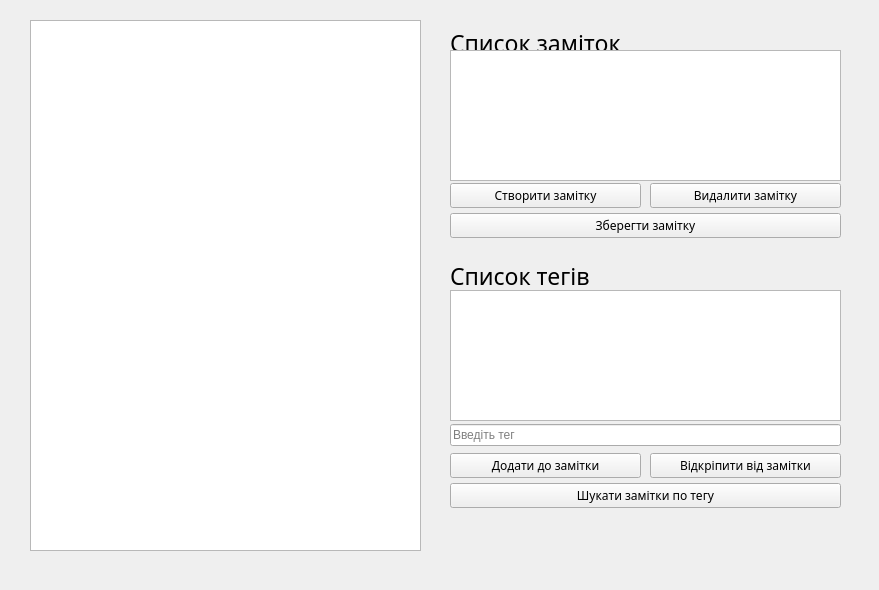
<?xml version="1.0" encoding="UTF-8"?>
<ui version="4.0">
 <class>MainWindow</class>
 <widget class="QMainWindow" name="MainWindow">
  <property name="geometry">
   <rect>
    <x>0</x>
    <y>0</y>
    <width>879</width>
    <height>590</height>
   </rect>
  </property>
  <property name="windowTitle">
   <string>SmartNotes</string>
  </property>
  <property name="autoFillBackground">
   <bool>false</bool>
  </property>
  <widget class="QWidget" name="centralwidget">
   <widget class="QWidget" name="horizontalLayoutWidget">
    <property name="geometry">
     <rect>
      <x>30</x>
      <y>20</y>
      <width>391</width>
      <height>531</height>
     </rect>
    </property>
    <layout class="QHBoxLayout" name="horizontalLayout">
     <item>
      <widget class="QListWidget" name="listWidget_3"/>
     </item>
    </layout>
   </widget>
   <widget class="QWidget" name="verticalLayoutWidget">
    <property name="geometry">
     <rect>
      <x>450</x>
      <y>20</y>
      <width>391</width>
      <height>46</height>
     </rect>
    </property>
    <layout class="QVBoxLayout" name="verticalLayout">
     <item>
      <widget class="QLabel" name="label">
       <property name="font">
        <font>
         <family>Copperplate</family>
         <pointsize>17</pointsize>
         <italic>false</italic>
        </font>
       </property>
       <property name="frameShape">
        <enum>QFrame::NoFrame</enum>
       </property>
       <property name="text">
        <string>Список заміток</string>
       </property>
      </widget>
     </item>
    </layout>
   </widget>
   <widget class="QWidget" name="verticalLayoutWidget_2">
    <property name="geometry">
     <rect>
      <x>450</x>
      <y>50</y>
      <width>391</width>
      <height>131</height>
     </rect>
    </property>
    <layout class="QVBoxLayout" name="verticalLayout_2">
     <item>
      <widget class="QListWidget" name="listWidget"/>
     </item>
    </layout>
   </widget>
   <widget class="QWidget" name="verticalLayoutWidget_3">
    <property name="geometry">
     <rect>
      <x>450</x>
      <y>180</y>
      <width>191</width>
      <height>32</height>
     </rect>
    </property>
    <layout class="QVBoxLayout" name="verticalLayout_3">
     <item>
      <widget class="QPushButton" name="pushButton">
       <property name="font">
        <font>
         <family>Trebuchet MS</family>
         <weight>50</weight>
         <italic>false</italic>
         <bold>false</bold>
         <underline>false</underline>
         <strikeout>false</strikeout>
         <kerning>false</kerning>
        </font>
       </property>
       <property name="text">
        <string>Створити замітку</string>
       </property>
      </widget>
     </item>
    </layout>
   </widget>
   <widget class="QWidget" name="verticalLayoutWidget_4">
    <property name="geometry">
     <rect>
      <x>650</x>
      <y>180</y>
      <width>191</width>
      <height>32</height>
     </rect>
    </property>
    <layout class="QVBoxLayout" name="verticalLayout_4">
     <item>
      <widget class="QPushButton" name="pushButton_2">
       <property name="font">
        <font>
         <family>Trebuchet MS</family>
         <italic>false</italic>
        </font>
       </property>
       <property name="text">
        <string>Видалити замітку</string>
       </property>
      </widget>
     </item>
    </layout>
   </widget>
   <widget class="QWidget" name="verticalLayoutWidget_5">
    <property name="geometry">
     <rect>
      <x>450</x>
      <y>210</y>
      <width>391</width>
      <height>32</height>
     </rect>
    </property>
    <layout class="QVBoxLayout" name="verticalLayout_5">
     <item>
      <widget class="QPushButton" name="pushButton_3">
       <property name="font">
        <font>
         <family>Trebuchet MS</family>
         <italic>false</italic>
        </font>
       </property>
       <property name="text">
        <string>Зберегти замітку</string>
       </property>
      </widget>
     </item>
    </layout>
   </widget>
   <widget class="QWidget" name="verticalLayoutWidget_6">
    <property name="geometry">
     <rect>
      <x>450</x>
      <y>260</y>
      <width>391</width>
      <height>31</height>
     </rect>
    </property>
    <layout class="QVBoxLayout" name="verticalLayout_6">
     <item>
      <widget class="QLabel" name="label_2">
       <property name="font">
        <font>
         <family>Copperplate</family>
         <pointsize>17</pointsize>
        </font>
       </property>
       <property name="text">
        <string>Список тегів</string>
       </property>
      </widget>
     </item>
    </layout>
   </widget>
   <widget class="QWidget" name="verticalLayoutWidget_7">
    <property name="geometry">
     <rect>
      <x>450</x>
      <y>290</y>
      <width>391</width>
      <height>131</height>
     </rect>
    </property>
    <layout class="QVBoxLayout" name="verticalLayout_7">
     <item>
      <widget class="QListWidget" name="listWidget_2"/>
     </item>
    </layout>
   </widget>
   <widget class="QWidget" name="verticalLayoutWidget_8">
    <property name="geometry">
     <rect>
      <x>450</x>
      <y>450</y>
      <width>191</width>
      <height>32</height>
     </rect>
    </property>
    <layout class="QVBoxLayout" name="verticalLayout_8">
     <item>
      <widget class="QPushButton" name="pushButton_4">
       <property name="font">
        <font>
         <family>Trebuchet MS</family>
         <italic>false</italic>
        </font>
       </property>
       <property name="text">
        <string>Додати до замітки</string>
       </property>
      </widget>
     </item>
    </layout>
   </widget>
   <widget class="QWidget" name="verticalLayoutWidget_9">
    <property name="geometry">
     <rect>
      <x>650</x>
      <y>450</y>
      <width>191</width>
      <height>32</height>
     </rect>
    </property>
    <layout class="QVBoxLayout" name="verticalLayout_9">
     <item>
      <widget class="QPushButton" name="pushButton_5">
       <property name="font">
        <font>
         <family>Trebuchet MS</family>
         <italic>false</italic>
        </font>
       </property>
       <property name="text">
        <string>Відкріпити від замітки</string>
       </property>
      </widget>
     </item>
    </layout>
   </widget>
   <widget class="QWidget" name="horizontalLayoutWidget_2">
    <property name="geometry">
     <rect>
      <x>450</x>
      <y>480</y>
      <width>391</width>
      <height>32</height>
     </rect>
    </property>
    <layout class="QHBoxLayout" name="horizontalLayout_2">
     <item>
      <widget class="QPushButton" name="pushButton_6">
       <property name="font">
        <font>
         <family>Trebuchet MS</family>
         <italic>false</italic>
        </font>
       </property>
       <property name="text">
        <string>Шукати замітки по тегу</string>
       </property>
      </widget>
     </item>
    </layout>
   </widget>
   <widget class="QWidget" name="verticalLayoutWidget_10">
    <property name="geometry">
     <rect>
      <x>450</x>
      <y>420</y>
      <width>391</width>
      <height>31</height>
     </rect>
    </property>
    <layout class="QVBoxLayout" name="verticalLayout_10">
     <item>
      <widget class="QLineEdit" name="lineEdit">
       <property name="placeholderText">
        <string>Введіть тег</string>
       </property>
      </widget>
     </item>
    </layout>
   </widget>
  </widget>
 </widget>
 <resources/>
 <connections/>
</ui>
